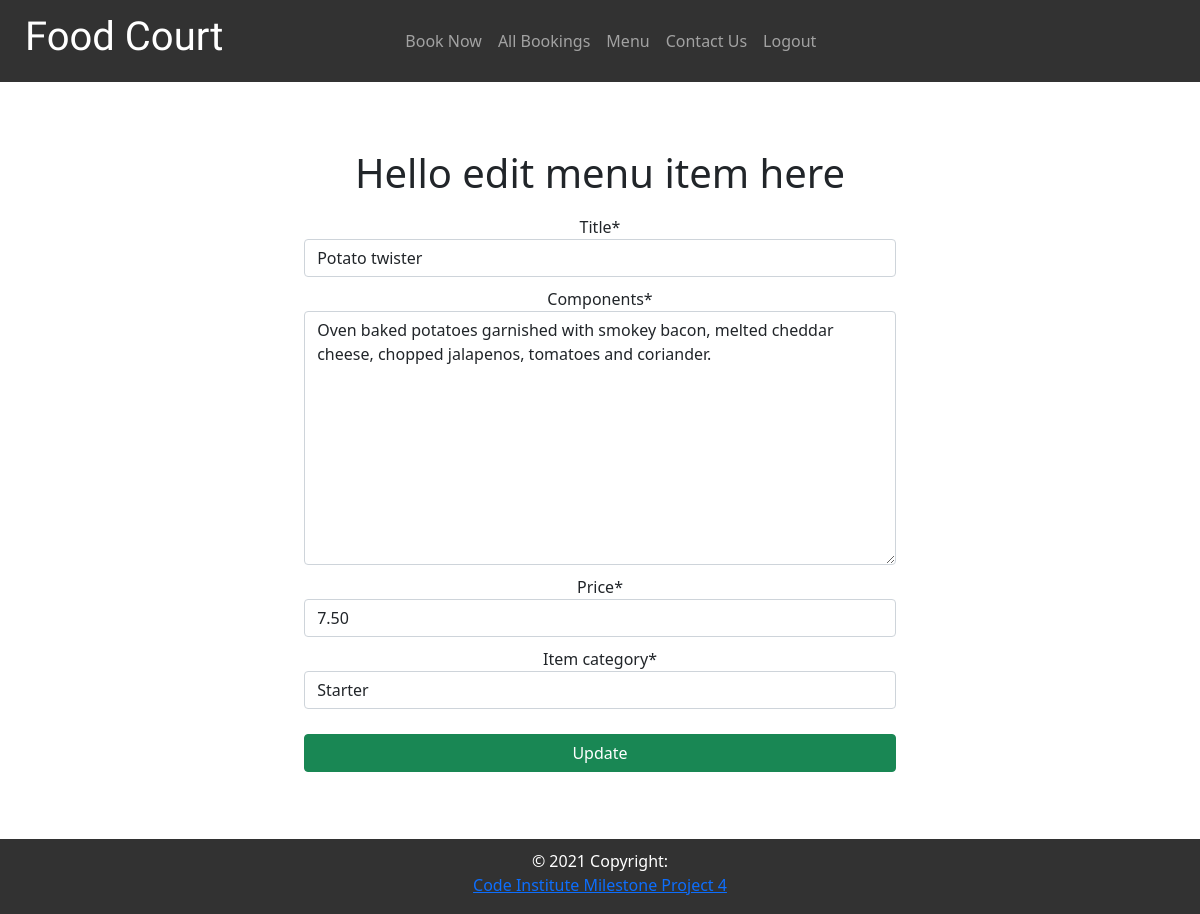
Page /menu/edit/3 (signed in) on the committed database.
### menu/models.py (models this page shows, shortened)
class menu_item(models.Model):
    title = models.CharField(max_length=200, unique=True)
    components = models.TextField(max_length=5000)
    price = models.DecimalField(max_digits=4, decimal_places=2)
    created_on = models.DateField(auto_now_add=True)
    item_category = models.IntegerField(choices=ITEM_TYPE)

### menu/views.py (the view, shortened to what this page needs)
# urls.py: path('edit/<item_id>', views.edit_item, name='edit'),
def edit_item(request, item_id):
    item = get_object_or_404(menu_item, id=item_id)
    form = addItemForm(instance=item)
    context = {
        'form': form
    }
    return render(request, 'menu/edit_item.html', context)

### menu/form.py
class addItemForm(forms.ModelForm):
    class Meta:
        model = menu_item
        fields = '__all__'

### menu/templates/menu/edit_item.html (shortened to what this page needs)
{% extends "base.html" %}
{% load crispy_forms_tags %}
{% block content %}
    {% if request.user.is_authenticated %}
        <div class="container add_edit_container">
            <div class="row">
                <div class="col item_form_content">
                    <h1 class="form-heading">Hello edit menu item here</h1>
                    <form method= "POST" id="edit_form">
                        <div class="form-row">
                            <div class="form-group">
                                {{form.title|as_crispy_field}}
                            </div>
                        </div>
                        <div class="form-row">
                            <div class="form-group">
                                {{form.components|as_crispy_field}}
                            </div>
                        </div>
                        <div class="form-row">
                            <div class="form-group">
                                {{form.price|as_crispy_field}}
                            </div>
                        </div>
                        <div class="form-row">
                            <div class="form-group">
                                {{form.item_category|as_crispy_field}}
                            </div>
                        </div>
                        <button class="btn btn-success" type="submit" id="update_btn">Update</button>
                    </form>
                </div>
            </div>
        </div>
    {% endif %}
{% endblock %}

### static/css/base.css (style rules this page uses)
* { margin: 0; padding: 0; }
html, body { height:100%; padding:0; margin:0; }
body { min-width: 100vw; overflow-x: hidden; background-image: url('https://res.cloudinary.com/dmgrh8ekr/image/upload/v1642891482/greenwich/pattern_wg14iu.png'); background-size: 600px; }
.form-heading { text-align: center; margin-top: 25px; }
.col form { width: 60%; }
.form-row { margin-top: 10px; }
.add_edit_container { background-color: white; width: 30%; min-height: 50vh; display: flex; flex-direction: column; justify-content: center; }
.item_form_content { margin: 25px auto; display: flex; flex-direction: column; align-items: center; }
#update_btn, #add_btn { margin: 25px 0; width: 25%; }
@media screen and (min-width: 768px) { .add_edit_container { width: 80%; margin: 35px auto; } }
@media screen and (min-width: 768px) { .col form { width: 80%; } }
@media screen and (min-width: 768px) { #update_btn, #add_btn { width: 100%; } }
@media screen and (min-width: 768px) { .item_form_content { margin: 7px; text-align: center; } }

### rows in the picture
menu_item: title "Potato twister", components "Oven baked potatoes garnished with smokey bacon, melted cheddar cheese, chopped jalapenos, tomatoes and coriander.", price "7.50", item_category "Starter"
